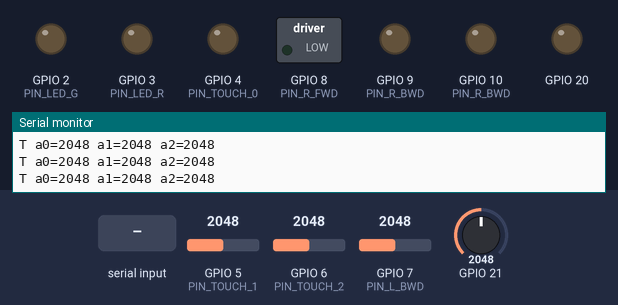
Bench run of a sketch on a simulated ESP32-C3. Parts: switched loads named in the sketch (green lamp = pin HIGH), output pins drawn as LEDs (lit = HIGH), the last lines printed to the serial monitor. The inputs (shaded band) are chosen by the test bench; at power-on: GPIO 5 (PIN_TOUCH_1) = 2048, GPIO 6 (PIN_TOUCH_2) = 2048, GPIO 7 (PIN_L_BWD) = 2048, GPIO 21 = 2048 (analog values on the 0–4095 scale).

Above: at 1.2 s.
1.3 s: "90 45 200\n" received over Serial
At 1.65 s:
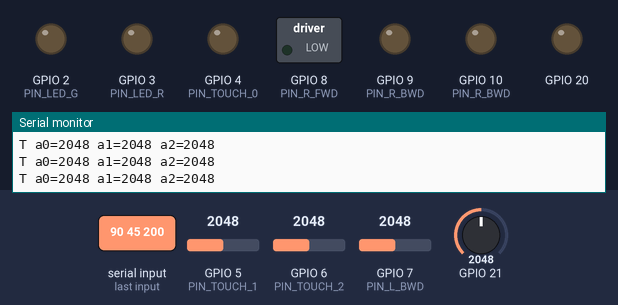
4.3 s: GPIO 5 (PIN_TOUCH_1) set to 215
At 5.55 s:
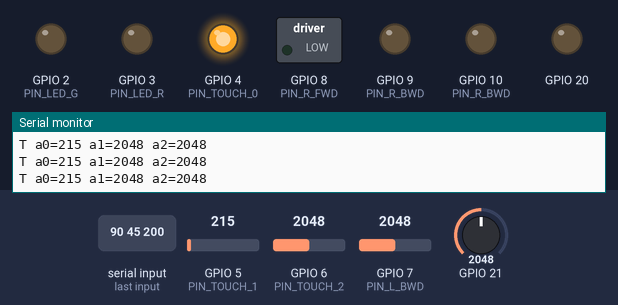
7.3 s: "M90\n" received over Serial
10.3 s: "L90\n" received over Serial
Timing chart, 0 to 14.3 s (numbered marks = the images above; inputs shaded):
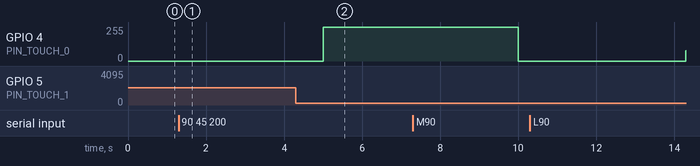

The sketch:

GOOB_seeed-xiao-c3.ino
```cpp
#define PIN_LED_B   D0
#define PIN_LED_G   D1
#define PIN_LED_R   D2

#define PIN_TOUCH_0 D3
#define PIN_TOUCH_1 D4
#define PIN_TOUCH_2 D5

#define PIN_BATT    D6

#define PIN_L_FWD   D7
#define PIN_L_BWD   D8
#define PIN_R_FWD   D9
#define PIN_R_BWD   D10

enum LedMode { LED_OFF, LED_STATIC, LED_FADE };

const float BATTERY_DIVIDER_RATIO = 2.0f;
const float BATTERY_ADC_REF = 3.3f;
#if defined(ARDUINO_ARCH_ESP32)
const float BATTERY_ADC_MAX = 4095.0f;
#else
// XIAO SAMD21/M0 defaults to 10-bit ADC reads unless the sketch changes
// resolution explicitly.
const float BATTERY_ADC_MAX = 1023.0f;
#endif

struct {
  LedMode mode = LED_OFF;
  uint8_t targetB = 0, targetG = 0, targetR = 0;
  uint8_t staticB = 0, staticG = 0, staticR = 0;
  unsigned long startMs = 0;
  unsigned long periodMs = 1000;
} g_led;

static inline uint8_t clamp8(int v) {
  if (v < 0) return 0;
  if (v > 255) return 255;
  return (uint8_t)v;
}

static inline float clampf(float v, float lo, float hi) {
  if (v < lo) return lo;
  if (v > hi) return hi;
  return v;
}

void setLedRawBGR(uint8_t b, uint8_t g, uint8_t r) {
  analogWrite(PIN_LED_B, b);
  analogWrite(PIN_LED_G, g);
  analogWrite(PIN_LED_R, r);
}

void setLedFloatBGR(float b, float g, float r) {
  uint8_t B = clamp8((int)(clampf(b, 0.0f, 1.0f) * 255.0f + 0.5f));
  uint8_t G = clamp8((int)(clampf(g, 0.0f, 1.0f) * 255.0f + 0.5f));
  uint8_t R = clamp8((int)(clampf(r, 0.0f, 1.0f) * 255.0f + 0.5f));
  setLedRawBGR(B, G, R);
}

void driveOneMotor(float val, uint8_t pinFwd, uint8_t pinBwd) {
  val = clampf(val, -1.0f, 1.0f);
  if (val >= 0.0f) {
    uint8_t pwm = clamp8((int)(val * 255.0f + 0.5f));
    analogWrite(pinFwd, pwm);
    analogWrite(pinBwd, 0);
  } else {
    uint8_t pwm = clamp8((int)((-val) * 255.0f + 0.5f));
    analogWrite(pinFwd, 0);
    analogWrite(pinBwd, pwm);
  }
}

// Wiring compensation flags.
const bool INVERT_LEFT_MOTOR = false;
const bool INVERT_RIGHT_MOTOR = true;

void driveMotors(float left, float right) {
  if (INVERT_LEFT_MOTOR) left = -left;
  if (INVERT_RIGHT_MOTOR) right = -right;
  driveOneMotor(left,  PIN_L_FWD, PIN_L_BWD);
  driveOneMotor(right, PIN_R_FWD, PIN_R_BWD);
}

static float triangle01(unsigned long elapsed, unsigned long period) {
  if (period == 0) return 0.0f;
  unsigned long t = elapsed % period;
  float x = (float)t / (float)period;
  float y = 1.0f - fabsf(2.0f * x - 1.0f);
  return clampf(y, 0.0f, 1.0f);
}

void updateLedFade() {
  if (g_led.mode != LED_FADE) return;
  unsigned long now = millis();
  float k = triangle01(now - g_led.startMs, g_led.periodMs);
  uint8_t B = (uint8_t)(g_led.targetB * k + 0.5f);
  uint8_t G = (uint8_t)(g_led.targetG * k + 0.5f);
  uint8_t R = (uint8_t)(g_led.targetR * k + 0.5f);
  setLedRawBGR(B, G, R);
}

// --------- idle handling state ----------
unsigned long lastMotorCmdMs = 0;
unsigned long lastLedCmdMs   = 0;
bool motorsTimeoutApplied    = false;
bool ledIsDefault            = false;

// --------- telemetry state -------------
unsigned long lastTouchTelemetryMs = 0;    // last time we printed fast touch telemetry
unsigned long lastBatteryTelemetryMs = 0;  // last time we printed slower battery telemetry
const unsigned long TOUCH_TELEMETRY_PERIOD_MS = 20;
const unsigned long BATTERY_TELEMETRY_PERIOD_MS = 5000;

static inline void emitTouchTelemetry();
static inline float readBatteryVoltage();
static inline void emitBatteryTelemetry(float volts);

void setDefaultLed() {
  g_led.mode = LED_FADE;
  g_led.targetB = 0;
  g_led.targetG = 0;
  g_led.targetR = 255;         // flashing red
  g_led.periodMs = 2000;       // 2s full in+out period
  g_led.startMs = millis();
  ledIsDefault = true;
}

void setup() {
  Serial.begin(460800);
  Serial.println("Starting setup...");

  pinMode(PIN_LED_B, OUTPUT);
  digitalWrite(PIN_LED_B, 0);
  pinMode(PIN_LED_G, OUTPUT);
  digitalWrite(PIN_LED_G, 0);
  pinMode(PIN_LED_R, OUTPUT);
  digitalWrite(PIN_LED_R, 0);

  pinMode(PIN_TOUCH_0, INPUT);
  pinMode(PIN_TOUCH_1, INPUT);
  pinMode(PIN_TOUCH_2, INPUT);

  pinMode(PIN_BATT, INPUT);
#if defined(ARDUINO_ARCH_ESP32)
  analogReadResolution(12);
  analogSetPinAttenuation(PIN_BATT, ADC_11db);
#endif

  pinMode(PIN_L_FWD, OUTPUT);
  digitalWrite(PIN_L_FWD, 0);
  pinMode(PIN_L_BWD, OUTPUT);
  digitalWrite(PIN_L_BWD, 0);
  pinMode(PIN_R_FWD, OUTPUT);
  digitalWrite(PIN_R_FWD, 0);
  pinMode(PIN_R_BWD, OUTPUT);
  digitalWrite(PIN_R_BWD, 0);

  setDefaultLed();
  const unsigned long now = millis();
  lastMotorCmdMs = now;
  lastLedCmdMs = now;
  lastTouchTelemetryMs = now;
  lastBatteryTelemetryMs = now;
  emitBatteryTelemetry(readBatteryVoltage());

  Serial.println("Done!");
}

String buffer;

static inline void emitTouchTelemetry() {
  // Raw ADC units. ESP32-C3 is typically 0..4095 by default.
  int a0 = analogRead(PIN_TOUCH_0);
  int a1 = analogRead(PIN_TOUCH_1);
  int a2 = analogRead(PIN_TOUCH_2);

  // Fast touch/odometry stream.
  Serial.print("T ");
  Serial.print("a0="); Serial.print(a0);
  Serial.print(" a1="); Serial.print(a1);
  Serial.print(" a2="); Serial.println(a2);
}

static inline float readBatteryVoltage() {
  const int samples = 8;
  uint32_t total = 0;
  for (int i = 0; i < samples; i++) {
    total += analogRead(PIN_BATT);
    delay(2);
  }
  float raw = (float)total / (float)samples;
#if defined(ARDUINO_ARCH_ESP32)
  uint32_t mv = analogReadMilliVolts(PIN_BATT);
  (void)raw;
  return (mv / 1000.0f) * BATTERY_DIVIDER_RATIO;
#else
  return (raw / BATTERY_ADC_MAX) * BATTERY_ADC_REF * BATTERY_DIVIDER_RATIO;
#endif
}

static inline void emitBatteryTelemetry(float volts) {
  // `chg=-1` indicates the dedicated charge-detect line is no longer wired,
  // while `v=` carries the divided battery reading from D6.
  Serial.print("C ");
  Serial.print("chg=-1 v=");
  Serial.println(volts, 3);
}

void loop() {
  while (Serial.available()>0) {
    int c=Serial.read();
    if (c==-1) break;
    if (c=='\n') {
      handleCommand(buffer);
      buffer="";
    } else if (c!='\r') {
      buffer+=(char)c;
    }
  }

  updateLedFade();

  // idle safety: stop motors if no M in 5s
  unsigned long now = millis();
  if (!motorsTimeoutApplied && (now - lastMotorCmdMs > 5000UL)) {
    driveMotors(0.0f, 0.0f);
    motorsTimeoutApplied = true;
  }

  // High-rate touch telemetry for odometry.
  if (now - lastTouchTelemetryMs >= TOUCH_TELEMETRY_PERIOD_MS) {
    lastTouchTelemetryMs = now;
    emitTouchTelemetry();
  }

  if (now - lastBatteryTelemetryMs >= BATTERY_TELEMETRY_PERIOD_MS) {
    lastBatteryTelemetryMs = now;
    emitBatteryTelemetry(readBatteryVoltage());
  }
}

void handleCommand(String &cmd) {
  cmd.trim();
  if (cmd.length() == 0) return;

  String tokens[6];
  int ntok = 0;
  int start = 0;
  for (int i = 0; i <= cmd.length(); ++i) {
    if (i == cmd.length() || cmd[i] == ' ') {
      if (i > start) {
        if (ntok < 6) tokens[ntok++] = cmd.substring(start, i);
      }
      start = i + 1;
    }
  }
  if (ntok == 0) return;

  char type = tokens[0][0];
  if (type >= 'a' && type <= 'z') type = type - 'a' + 'A';

  switch (type) {
    case 'M': {
      if (ntok < 3) { Serial.println("ERR M needs 2 floats"); break; }
      float l = tokens[1].toFloat();
      float r = tokens[2].toFloat();
      driveMotors(l, r);
      lastMotorCmdMs = millis();
      motorsTimeoutApplied = false;
      Serial.println("OK M");
    } break;

    case 'L': {
      if (ntok < 4) { Serial.println("ERR L needs 3 floats (B G R)"); break; }
      float b = clampf(tokens[1].toFloat(), 0.0f, 1.0f);
      float g = clampf(tokens[2].toFloat(), 0.0f, 1.0f);
      float r = clampf(tokens[3].toFloat(), 0.0f, 1.0f);
      g_led.mode = LED_STATIC;
      g_led.staticB = clamp8((int)(b * 255.0f + 0.5f));
      g_led.staticG = clamp8((int)(g * 255.0f + 0.5f));
      g_led.staticR = clamp8((int)(r * 255.0f + 0.5f));
      setLedRawBGR(g_led.staticB, g_led.staticG, g_led.staticR);
      lastLedCmdMs = millis();
      ledIsDefault = false;
      Serial.println("OK L");
    } break;

    case 'F': {
      if (ntok < 5) { Serial.println("ERR F needs 4 floats (B G R Tsec)"); break; }
      float b = clampf(tokens[1].toFloat(), 0.0f, 1.0f);
      float g = clampf(tokens[2].toFloat(), 0.0f, 1.0f);
      float r = clampf(tokens[3].toFloat(), 0.0f, 1.0f);
      float t = tokens[4].toFloat();
      unsigned long period = (unsigned long)(t * 1000.0f);
      if (period == 0) period = 1;

      g_led.mode = LED_FADE;
      g_led.targetB = clamp8((int)(b * 255.0f + 0.5f));
      g_led.targetG = clamp8((int)(g * 255.0f + 0.5f));
      g_led.targetR = clamp8((int)(r * 255.0f + 0.5f));
      g_led.periodMs = period;
      g_led.startMs = millis();
      lastLedCmdMs = millis();
      ledIsDefault = false;
      Serial.println("OK F");
    } break;

    default:
      Serial.println("ERR unknown cmd");
      break;
  }
}
```

Measured:
- after the input at 1.3 s, GPIO 4 (PIN_TOUCH_0): stays 0/255 (without the input it goes to 76/255 after 3.0 s)
